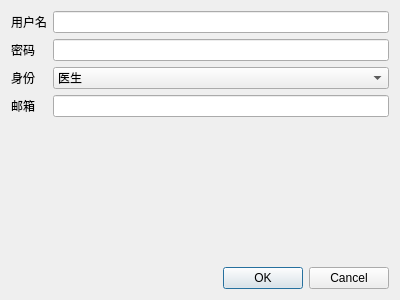
<?xml version="1.0" encoding="UTF-8"?>
<ui version="4.0">
 <class>RegisterPanel</class>
 <widget class="QDialog" name="RegisterPanel">
  <property name="geometry">
   <rect>
    <x>0</x>
    <y>0</y>
    <width>400</width>
    <height>300</height>
   </rect>
  </property>
  <property name="windowTitle">
   <string>用户注册</string>
  </property>
  <layout class="QVBoxLayout" name="verticalLayout">
   <item>
    <layout class="QFormLayout" name="formLayout">
     <item row="0" column="0">
      <widget class="QLabel" name="label">
       <property name="text">
        <string>用户名</string>
       </property>
      </widget>
     </item>
     <item row="0" column="1">
      <widget class="QLineEdit" name="UserNameInput"/>
     </item>
     <item row="1" column="0">
      <widget class="QLabel" name="label_2">
       <property name="text">
        <string>密码</string>
       </property>
      </widget>
     </item>
     <item row="1" column="1">
      <widget class="QLineEdit" name="PwdInput"/>
     </item>
     <item row="2" column="0">
      <widget class="QLabel" name="label_3">
       <property name="text">
        <string>身份</string>
       </property>
      </widget>
     </item>
     <item row="2" column="1">
      <widget class="QComboBox" name="RoleInput">
       <item>
        <property name="text">
         <string>医生</string>
        </property>
       </item>
       <item>
        <property name="text">
         <string>病患</string>
        </property>
       </item>
       <item>
        <property name="text">
         <string>管理员</string>
        </property>
       </item>
      </widget>
     </item>
     <item row="3" column="0">
      <widget class="QLabel" name="label_4">
       <property name="text">
        <string>邮箱</string>
       </property>
      </widget>
     </item>
     <item row="3" column="1">
      <widget class="QLineEdit" name="EmailInput"/>
     </item>
    </layout>
   </item>
   <item>
    <widget class="QDialogButtonBox" name="buttonBox">
     <property name="orientation">
      <enum>Qt::Horizontal</enum>
     </property>
     <property name="standardButtons">
      <set>QDialogButtonBox::Cancel|QDialogButtonBox::Ok</set>
     </property>
    </widget>
   </item>
  </layout>
 </widget>
 <resources/>
 <connections>
  <connection>
   <sender>buttonBox</sender>
   <signal>accepted()</signal>
   <receiver>RegisterPanel</receiver>
   <slot>accept()</slot>
   <hints>
    <hint type="sourcelabel">
     <x>248</x>
     <y>254</y>
    </hint>
    <hint type="destinationlabel">
     <x>157</x>
     <y>274</y>
    </hint>
   </hints>
  </connection>
  <connection>
   <sender>buttonBox</sender>
   <signal>rejected()</signal>
   <receiver>RegisterPanel</receiver>
   <slot>reject()</slot>
   <hints>
    <hint type="sourcelabel">
     <x>316</x>
     <y>260</y>
    </hint>
    <hint type="destinationlabel">
     <x>286</x>
     <y>274</y>
    </hint>
   </hints>
  </connection>
 </connections>
</ui>
